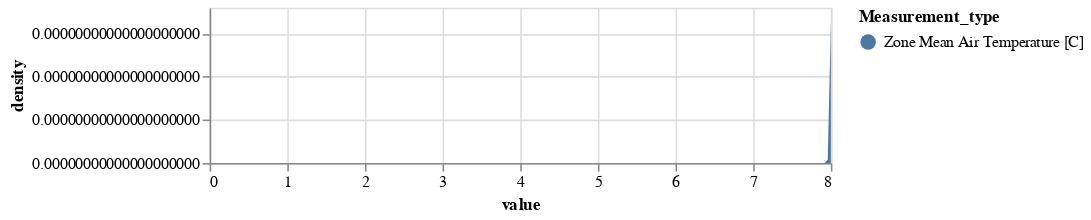

This figure's notebook cell:
### Code cell
alt.Chart(df_agg).transform_fold(
    [r'Zone Mean Air Temperature \[C\]'],
    as_ = ['Measurement_type', 'value']
).transform_density(
    density='value',
    bandwidth=0.3,
    groupby=['Measurement_type'],
    extent= [0, 8],
    counts = True,
    steps=200
).mark_area().encode(
    alt.X('value:Q'),
    alt.Y('density:Q').stack('zero'),
    alt.Color('Measurement_type:N')
).properties(width=400, height=100)

### Figure 1 — Vega-Lite specification as saved in the notebook (floating-point values rounded to 4 significant figures; data arrays with more than 128 entries replaced by an {"elided": "..."} marker saying what was removed)
{"config": {"view": {"continuousWidth": 300, "continuousHeight": 300}}, "data": {"name": "data-27020cb01cdf75ae077cdfc5122db8a8"}, "mark": {"type": "area"}, "encoding": {"color": {"field": "Measurement_type", "type": "nominal"}, "x": {"field": "value", "type": "quantitative"}, "y": {"field": "density", "stack": "zero", "type": "quantitative"}}, "height": 100, "transform": [{"fold": ["Zone Mean Air Temperature \\[C\\]"], "as": ["Measurement_type", "value"]}, {"density": "value", "bandwidth": 0.3, "counts": true, "extent": [0, 8], "groupby": ["Measurement_type"], "steps": 200}], "width": 400, "$schema": "https://vega.github.io/schema/vega-lite/v5.20.1.json", "datasets": {"data-27020cb01cdf75ae077cdfc5122db8a8": {"elided": "288 records"}}}
